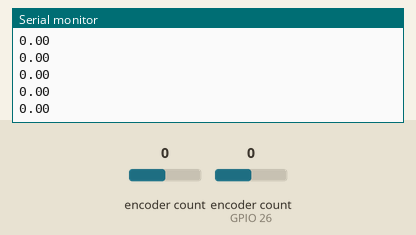
Recording of a sketch running on a simulated ESP32. On the bench: the last lines printed to the serial monitor. The test bench sets the inputs (shaded band); at power-on: encoder count (sensor on GPIO 26) 0, encoder count 0.

Above: at 1.2 s.
1.3 s: encoder count (sensor on GPIO 26) set to 1
At 2.2 s:
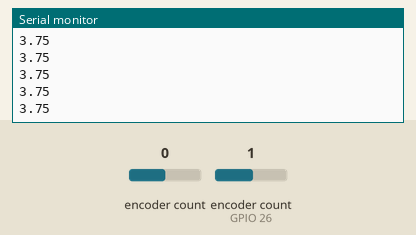
2.8 s: encoder count (sensor on GPIO 26) set to 2
At 3.4 s:
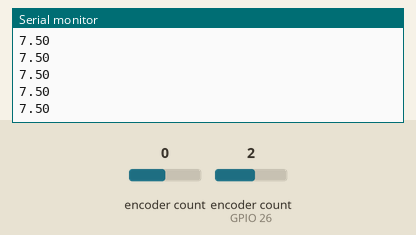
Timing chart, 0 to 5.8 s (numbered marks = the images above; inputs shaded):
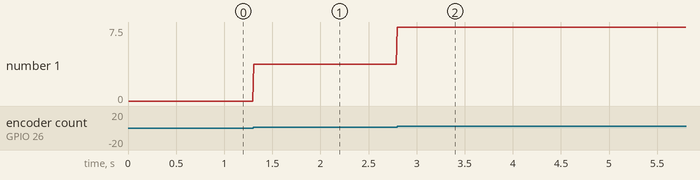

The sketch:

Encoder.ino
```cpp
#include <ESP32Encoder.h>

ESP32Encoder encoder;

const int encoderA_pin = 26;
const int encoderB_pin = 25;
const int encoder_CPR = 96;

float count_to_angle(int32_t cnt)
{
  float angle = (float)cnt * 360.0f / ((float)encoder_CPR*4);
  return angle;
}

void setup()
{
  // put your setup code here, to run once:
  pinMode(encoderA_pin, INPUT_PULLUP);
  pinMode(encoderB_pin, INPUT_PULLUP);

  encoder.setCount(0);
  encoder.attachFullQuad(encoderA_pin, encoderB_pin);
  Serial.begin(115200);
}

void loop()
{
  // put your main code here, to run repeatedly:
  delay(10);
   Serial.println(count_to_angle(encoder.getCount()));
//  Serial.println(encoder.getCount());
if (count_to_angle(encoder.getCount()) > 360) encoder.setCount(0);
if (count_to_angle(encoder.getCount()) < -360) encoder.setCount(0);
}
```

Measured:
- after the input at 1.3 s, the serial monitor: prints a new line at once (image 1)
- after the input at 2.8 s, the serial monitor: prints a new line at once (image 2)
- plotted number 1: 0 → 3.75 after the input at 1.3 s, 3.75 → 7.5 after the input at 2.8 s
